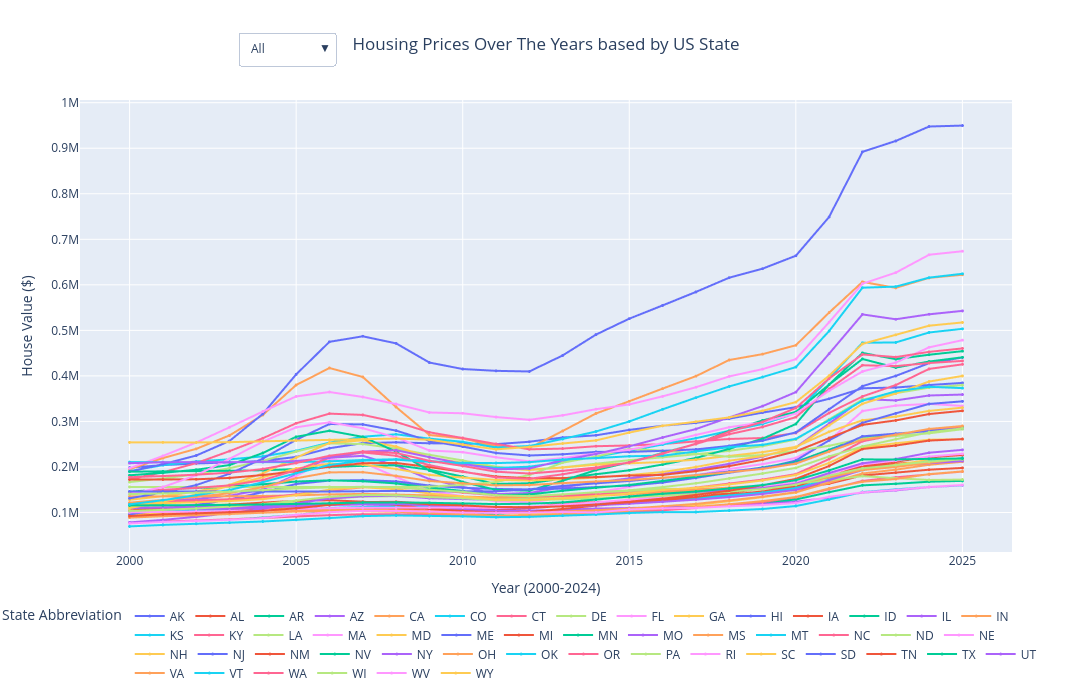

This figure's notebook cell:
### Code cell
import plotly.express as px
import plotly.graph_objects as go

hv = home_value.copy()

threshold = 0.4
hv = hv.loc[hv.isnull().mean(axis=1) < threshold]

# Interpolate across columns (i.e., across time for each region)
hv.iloc[:, 5:] = hv.iloc[:, 5:].interpolate(axis=1)

hv.iloc[:, 5:] = hv.iloc[:, 5:].bfill(axis=1).ffill(axis=1)

region_mapping = {
    # list of states given, paired with their region
    'ME': 'Northeast', 'NH': 'Northeast', 'VT': 'Northeast', 'MA': 'Northeast', 
    'RI': 'Northeast', 'CT': 'Northeast', 'NY': 'Northeast', 'NJ': 'Northeast', 'PA': 'Northeast',
    
    'ND': 'Midwest', 'SD': 'Midwest', 'NE': 'Midwest', 'KS': 'Midwest', 'MN': 'Midwest', 'IA': 'Midwest',
    'MO': 'Midwest', 'WI': 'Midwest', 'IL': 'Midwest', 'IN': 'Midwest', 'OH': 'Midwest', 'MI': 'Midwest',
    
    'DE': 'South', 'MD': 'South', 'DC': 'South', 'VA': 'South', 'WV': 'South', 'NC': 'South', 'SC': 'South', 
    'GA': 'South', 'FL': 'South', 'KY': 'South', 'TN': 'South', 'AL': 'South', 'MS': 'South', 'AR': 'South', 
    'LA': 'South', 'OK': 'South', 'TX': 'South',
    
    'MT': 'West', 'ID': 'West', 'WY': 'West', 'CO': 'West', 'NM': 'West', 'AZ': 'West', 'UT': 'West', 
    'NV': 'West', 'WA': 'West', 'OR': 'West', 'CA': 'West', 'AK': 'West', 'HI': 'West'
}


# Add region column based on the state abbreviation
hv['RegionName'] = hv['StateName'].map(region_mapping)

# Grab Columns
categorical_columns = hv.columns[:5]
dates = hv.columns[5:]

# Convert to date time and melt the DataFrame
df_melted = hv.melt(id_vars=categorical_columns, value_vars=dates, var_name='Date', value_name='Value')
df_melted['Date'] = pd.to_datetime(df_melted['Date'])
df_melted = df_melted.dropna(subset=['Value'])

# Sort the DataFrame
df_sorted = df_melted.sort_values(by=["StateName", "Date"])
df_sorted['Year'] = df_sorted['Date'].dt.year
df_region = df_sorted.groupby(["StateName","Year"])['Value'].mean().reset_index()


fig = px.line(df_region, x="Year", y="Value", color="StateName", 
              title="Housing Prices Over The Years based by US State",
              labels={"Date": "Year (2000-2024)", "Value": "House Value ($)", "StateName": "State Abbreviation"},
              width=1200, height=700, hover_data=["StateName"], markers=True)

# Update layout for better spacing
fig.update_layout(
    legend_title="State Abbreviation",
    legend=dict(title="State Abbreviation", orientation="h", yanchor="bottom", y=-0.3, xanchor="right", x=1),
    xaxis_title="Year (2000-2024)",
    yaxis_title="House Value ($)",
    title_x=0.5  # Center the title
)

fig.update_traces(marker=dict(size=3))
    
trace_regions = [region_mapping[trace.name] for trace in fig.data]

def create_visibility(region):
    return [r == region if region != 'All' else True for r in trace_regions]

fig.update_layout(
    updatemenus=[
        {
            'buttons': [
                {
                    'label': 'All',
                    'method': 'update',
                    'args': [
                        {'visible': create_visibility('All')},
                        {'xaxis': {'title': 'Year'}, 'yaxis': {'title': 'Housing Price ($)'}}
                    ]
                },
                {
                    'label': 'Northeast',
                    'method': 'update',
                    'args': [
                        {'visible': create_visibility('Northeast')},
                        {'xaxis': {'title': 'Year'}, 'yaxis': {'title': 'Housing Price in the Northeast ($)'}}
                    ]
                },
                {
                    'label': 'Midwest',
                    'method': 'update',
                    'args': [
                        {'visible': create_visibility('Midwest')},
                        {'xaxis': {'title': 'Year'}, 'yaxis': {'title': 'Housing Price in the Midwest ($)'}}
                    ]
                },
                {
                    'label': 'South',
                    'method': 'update',
                    'args': [
                        {'visible': create_visibility('South')},
                        {'xaxis': {'title': 'Year'}, 'yaxis': {'title': 'Housing Price in the South ($)'}}
                    ]
                },
                {
                    'label': 'West',
                    'method': 'update',
                    'args': [
                        {'visible': create_visibility('West')},
                        {'xaxis': {'title': 'Year'}, 'yaxis': {'title': 'Housing Price in the West ($)'}}
                    ]
                }
            ],
            'direction': 'down',
            'showactive': True,
            'x': .17,
            'xanchor': 'left',
            'y': 1.15,
            'yanchor': 'top',
        }
    ]
)


fig.show()
